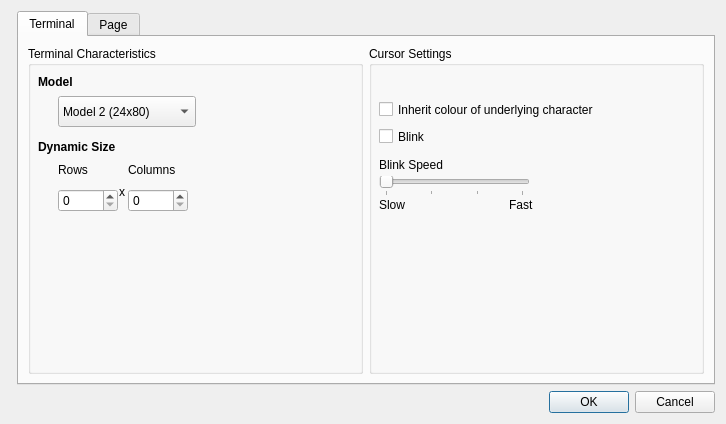
<?xml version="1.0" encoding="UTF-8"?>
<ui version="4.0">
 <class>Settings</class>
 <widget class="QDialog" name="Settings">
  <property name="geometry">
   <rect>
    <x>0</x>
    <y>0</y>
    <width>726</width>
    <height>424</height>
   </rect>
  </property>
  <property name="sizePolicy">
   <sizepolicy hsizetype="Preferred" vsizetype="Preferred">
    <horstretch>0</horstretch>
    <verstretch>0</verstretch>
   </sizepolicy>
  </property>
  <property name="windowTitle">
   <string>Dialog</string>
  </property>
  <layout class="QFormLayout" name="formLayout_2">
   <item row="2" column="1">
    <layout class="QHBoxLayout" name="ButtonLayout">
     <property name="spacing">
      <number>6</number>
     </property>
     <item>
      <spacer name="horizontalSpacer">
       <property name="orientation">
        <enum>Qt::Horizontal</enum>
       </property>
       <property name="sizeHint" stdset="0">
        <size>
         <width>80</width>
         <height>20</height>
        </size>
       </property>
      </spacer>
     </item>
     <item>
      <widget class="QDialogButtonBox" name="buttonBox">
       <property name="standardButtons">
        <set>QDialogButtonBox::Cancel|QDialogButtonBox::Ok</set>
       </property>
      </widget>
     </item>
    </layout>
   </item>
   <item row="0" column="1">
    <widget class="QTabWidget" name="tabWidget">
     <property name="sizePolicy">
      <sizepolicy hsizetype="Expanding" vsizetype="Expanding">
       <horstretch>0</horstretch>
       <verstretch>1</verstretch>
      </sizepolicy>
     </property>
     <property name="currentIndex">
      <number>0</number>
     </property>
     <widget class="QWidget" name="Terminal">
      <attribute name="title">
       <string>Terminal</string>
      </attribute>
      <layout class="QGridLayout" name="gridLayout_2">
       <item row="1" column="0" rowspan="2">
        <layout class="QVBoxLayout" name="verticalLayout">
         <item>
          <layout class="QHBoxLayout" name="horizontalLayout">
           <item>
            <widget class="QGroupBox" name="groupBox">
             <property name="title">
              <string>Terminal Characteristics</string>
             </property>
             <widget class="QLabel" name="label_7">
              <property name="geometry">
               <rect>
                <x>10</x>
                <y>20</y>
                <width>138</width>
                <height>31</height>
               </rect>
              </property>
              <property name="font">
               <font>
                <weight>75</weight>
                <bold>true</bold>
               </font>
              </property>
              <property name="text">
               <string>Model</string>
              </property>
             </widget>
             <widget class="QComboBox" name="terminalType">
              <property name="geometry">
               <rect>
                <x>30</x>
                <y>50</y>
                <width>138</width>
                <height>31</height>
               </rect>
              </property>
              <property name="placeholderText">
               <string/>
              </property>
              <property name="frame">
               <bool>true</bool>
              </property>
              <item>
               <property name="text">
                <string>Model 2 (24x80)</string>
               </property>
              </item>
              <item>
               <property name="text">
                <string>Model 3 (32x80)</string>
               </property>
              </item>
              <item>
               <property name="text">
                <string>Model 4 (43x80)</string>
               </property>
              </item>
              <item>
               <property name="text">
                <string>Model 5 (27x132)</string>
               </property>
              </item>
              <item>
               <property name="text">
                <string>Dynamic</string>
               </property>
              </item>
             </widget>
             <widget class="QLabel" name="label_6">
              <property name="geometry">
               <rect>
                <x>90</x>
                <y>130</y>
                <width>8</width>
                <height>31</height>
               </rect>
              </property>
              <property name="text">
               <string>x</string>
              </property>
              <property name="alignment">
               <set>Qt::AlignCenter</set>
              </property>
             </widget>
             <widget class="QLabel" name="label_5">
              <property name="geometry">
               <rect>
                <x>10</x>
                <y>90</y>
                <width>138</width>
                <height>21</height>
               </rect>
              </property>
              <property name="font">
               <font>
                <weight>75</weight>
                <bold>true</bold>
               </font>
              </property>
              <property name="text">
               <string>Dynamic Size</string>
              </property>
             </widget>
             <widget class="QWidget" name="">
              <property name="geometry">
               <rect>
                <x>30</x>
                <y>110</y>
                <width>60</width>
                <height>56</height>
               </rect>
              </property>
              <layout class="QVBoxLayout" name="verticalLayout_2">
               <item>
                <widget class="QLabel" name="label_8">
                 <property name="text">
                  <string>Rows</string>
                 </property>
                </widget>
               </item>
               <item>
                <widget class="QSpinBox" name="terminalRows">
                 <property name="maximum">
                  <number>999</number>
                 </property>
                </widget>
               </item>
              </layout>
             </widget>
             <widget class="QWidget" name="">
              <property name="geometry">
               <rect>
                <x>100</x>
                <y>110</y>
                <width>60</width>
                <height>56</height>
               </rect>
              </property>
              <layout class="QVBoxLayout" name="verticalLayout_3">
               <item>
                <widget class="QLabel" name="label_9">
                 <property name="text">
                  <string>Columns</string>
                 </property>
                </widget>
               </item>
               <item>
                <widget class="QSpinBox" name="terminalCols">
                 <property name="maximum">
                  <number>999</number>
                 </property>
                </widget>
               </item>
              </layout>
             </widget>
            </widget>
           </item>
           <item>
            <widget class="QGroupBox" name="groupBox_2">
             <property name="title">
              <string>Cursor Settings</string>
             </property>
             <widget class="QCheckBox" name="cursorColour">
              <property name="geometry">
               <rect>
                <x>10</x>
                <y>53</y>
                <width>836</width>
                <height>21</height>
               </rect>
              </property>
              <property name="text">
               <string>Inherit colour of underlying character</string>
              </property>
             </widget>
             <widget class="QSlider" name="cursorBlinkSpeed">
              <property name="geometry">
               <rect>
                <x>10</x>
                <y>130</y>
                <width>151</width>
                <height>20</height>
               </rect>
              </property>
              <property name="minimum">
               <number>1</number>
              </property>
              <property name="maximum">
               <number>4</number>
              </property>
              <property name="singleStep">
               <number>1</number>
              </property>
              <property name="pageStep">
               <number>1</number>
              </property>
              <property name="orientation">
               <enum>Qt::Horizontal</enum>
              </property>
              <property name="invertedAppearance">
               <bool>false</bool>
              </property>
              <property name="tickPosition">
               <enum>QSlider::TicksBelow</enum>
              </property>
              <property name="tickInterval">
               <number>1</number>
              </property>
             </widget>
             <widget class="QCheckBox" name="cursorBlink">
              <property name="geometry">
               <rect>
                <x>10</x>
                <y>80</y>
                <width>836</width>
                <height>21</height>
               </rect>
              </property>
              <property name="text">
               <string>Blink</string>
              </property>
             </widget>
             <widget class="QLabel" name="label">
              <property name="geometry">
               <rect>
                <x>10</x>
                <y>110</y>
                <width>91</width>
                <height>17</height>
               </rect>
              </property>
              <property name="text">
               <string>Blink Speed</string>
              </property>
             </widget>
             <widget class="QLabel" name="label_2">
              <property name="geometry">
               <rect>
                <x>10</x>
                <y>150</y>
                <width>31</width>
                <height>17</height>
               </rect>
              </property>
              <property name="text">
               <string>Slow</string>
              </property>
             </widget>
             <widget class="QLabel" name="label_3">
              <property name="geometry">
               <rect>
                <x>140</x>
                <y>150</y>
                <width>31</width>
                <height>17</height>
               </rect>
              </property>
              <property name="text">
               <string>Fast</string>
              </property>
             </widget>
            </widget>
           </item>
          </layout>
         </item>
        </layout>
       </item>
      </layout>
     </widget>
     <widget class="QWidget" name="tab_2">
      <attribute name="title">
       <string>Page</string>
      </attribute>
     </widget>
    </widget>
   </item>
  </layout>
 </widget>
 <resources/>
 <connections>
  <connection>
   <sender>buttonBox</sender>
   <signal>rejected()</signal>
   <receiver>Settings</receiver>
   <slot>reject()</slot>
   <hints>
    <hint type="sourcelabel">
     <x>404</x>
     <y>331</y>
    </hint>
    <hint type="destinationlabel">
     <x>270</x>
     <y>176</y>
    </hint>
   </hints>
  </connection>
  <connection>
   <sender>buttonBox</sender>
   <signal>accepted()</signal>
   <receiver>Settings</receiver>
   <slot>accept()</slot>
   <hints>
    <hint type="sourcelabel">
     <x>404</x>
     <y>331</y>
    </hint>
    <hint type="destinationlabel">
     <x>270</x>
     <y>176</y>
    </hint>
   </hints>
  </connection>
  <connection>
   <sender>terminalType</sender>
   <signal>currentIndexChanged(int)</signal>
   <receiver>Settings</receiver>
   <slot>changeModel(int)</slot>
   <hints>
    <hint type="sourcelabel">
     <x>122</x>
     <y>112</y>
    </hint>
    <hint type="destinationlabel">
     <x>362</x>
     <y>211</y>
    </hint>
   </hints>
  </connection>
  <connection>
   <sender>cursorBlink</sender>
   <signal>stateChanged(int)</signal>
   <receiver>Settings</receiver>
   <slot>changeBlink(int)</slot>
   <hints>
    <hint type="sourcelabel">
     <x>796</x>
     <y>137</y>
    </hint>
    <hint type="destinationlabel">
     <x>362</x>
     <y>211</y>
    </hint>
   </hints>
  </connection>
  <connection>
   <sender>cursorBlinkSpeed</sender>
   <signal>valueChanged(int)</signal>
   <receiver>Settings</receiver>
   <slot>changeBlinkSpeed(int)</slot>
   <hints>
    <hint type="sourcelabel">
     <x>454</x>
     <y>186</y>
    </hint>
    <hint type="destinationlabel">
     <x>362</x>
     <y>211</y>
    </hint>
   </hints>
  </connection>
 </connections>
 <slots>
  <slot>changeModel(int)</slot>
  <slot>changeBlink(int)</slot>
  <slot>changeBlinkSpeed(int)</slot>
 </slots>
</ui>
